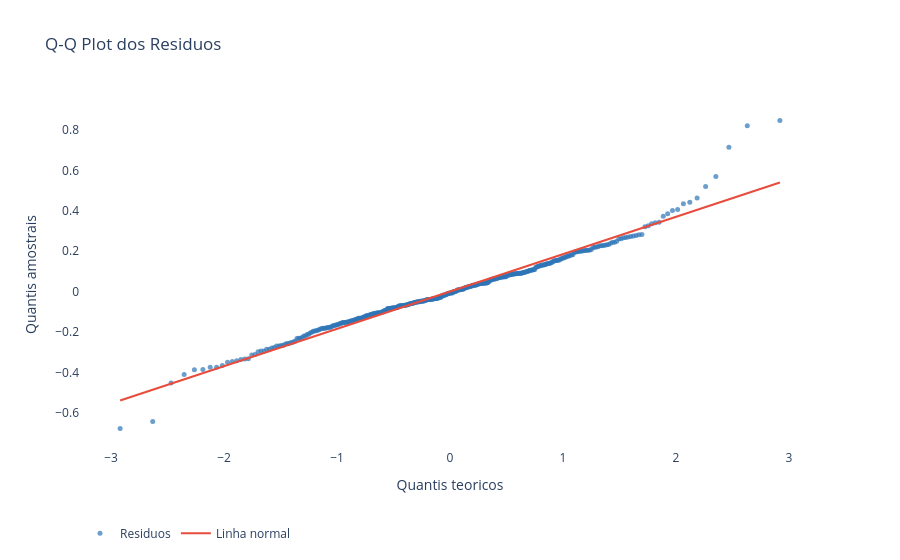

This figure's notebook cell:
### Markdown cell above
## 5. Normalidade dos residuos — Jarque-Bera

H0: Os residuos seguem distribuicao normal (assimetria=0, curtose=3).  
Rejeitar H0 indica que os residuos nao sao normais, o que afeta a validade
dos testes t e F em amostras pequenas (n > 200 o TCL mitiga o problema).

### Code cell
jb_stat, jb_pval, jb_skew, jb_kurt = jarque_bera(modelo.resid)
print(f'Jarque-Bera: estatistica={jb_stat:.4f}  p-valor={jb_pval:.4f}')
print(f'Assimetria  : {jb_skew:.4f}')
print(f'Curtose     : {jb_kurt:.4f}')
print(f'Conclusao   : {"H0 nao rejeitada (residuos normais)" if jb_pval > 0.05 else "H0 REJEITADA (residuos nao normais)"} ao nivel 5%')

# Q-Q plot
(osm, osr), (slope, intercept, r) = stats.probplot(modelo.resid)
fig_qq = go.Figure()
fig_qq.add_scatter(x=osm, y=osr, mode='markers', name='Residuos',
                   marker=dict(color='#2E75B6', size=5, opacity=0.7))
fig_qq.add_scatter(x=[osm[0], osm[-1]],
                   y=[slope*osm[0]+intercept, slope*osm[-1]+intercept],
                   mode='lines', name='Linha normal',
                   line=dict(color='#E74C3C', width=2))
fig_qq.update_layout(title='Q-Q Plot dos Residuos', plot_bgcolor='white',
                     xaxis_title='Quantis teoricos', yaxis_title='Quantis amostrais',
                     legend=dict(orientation='h', y=-0.2))
fig_qq.show()

### Figure 1 — Plotly figure (JSON) as saved in the notebook; plotly's stock layout.template omitted (floating-point values rounded to 4 significant figures; data arrays with more than 128 entries replaced by an {"elided": "..."} marker saying what was removed)
{"data": [{"marker": {"color": "#2E75B6", "opacity": 0.7, "size": 5}, "mode": "markers", "name": "Residuos", "type": "scatter", "x": {"elided": "395 float values"}, "y": {"elided": "395 float values"}}, {"line": {"color": "#E74C3C", "width": 2}, "mode": "lines", "name": "Linha normal", "type": "scatter", "x": [-2.919, 2.919], "y": [-0.5397, 0.5397]}], "layout": {"legend": {"orientation": "h", "y": -0.2}, "plot_bgcolor": "white", "title": {"text": "Q-Q Plot dos Residuos"}, "xaxis": {"title": {"text": "Quantis teoricos"}}, "yaxis": {"title": {"text": "Quantis amostrais"}}}}
